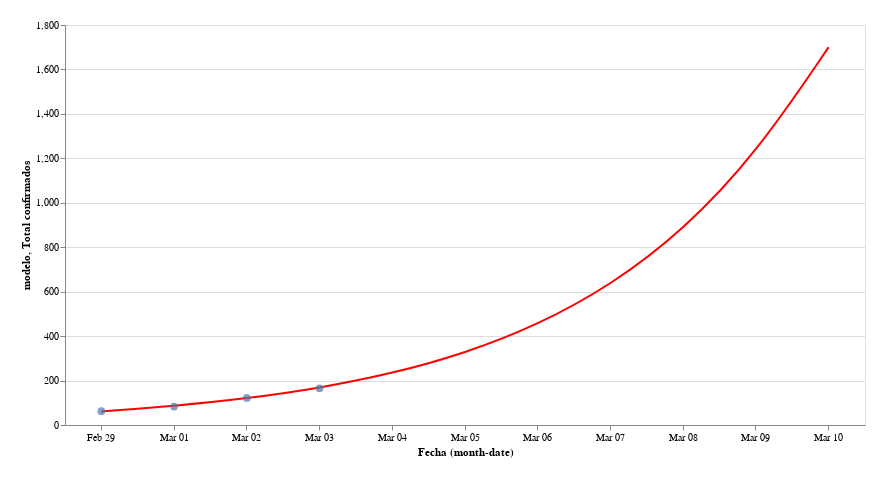

Notebook source saved alongside this figure:
### Markdown cell above
## Real (puntos) y predicción (curva)

### Code cell
#collapse

import requests
import pandas as pd
from io import BytesIO
import numpy as np
import altair as alt
import datetime

# get data
response = requests.get('https://docs.google.com/spreadsheet/ccc?key=1FwOXbkWeuS1LHrKxhSfepGtsgQ6iIEQZmWig_JKo8z0&output=csv')
assert response.status_code == 200, 'Wrong status code'
data = response.content
df = pd.read_csv(BytesIO(data), parse_dates=['Fecha'], dayfirst=True)

df = df[30:34][['Fecha','Total confirmados']]
df['dias'] = np.array(range(len(df)))
df['log(Total confirmados)'] = np.log(df['Total confirmados'])
df = df.reset_index(drop=True)

y = np.array(df['log(Total confirmados)'])
x = np.array(df['dias'])
a,b = np.polyfit(x, y, 1, w=np.sqrt(y))

preds = []
pred_span = 7
for i in range(len(x)+pred_span):
    log_pred = a*i + b
    pred = np.e**log_pred
    preds.append(pred)
    
df['modelo'] = preds[0:len(x)]

for ii in range(pred_span):
    i = ii+len(x)
    df.loc[i,'Fecha'] = df.loc[i-1,'Fecha'] + datetime.timedelta(days=1)
    df.loc[i,'dias'] = df.loc[i-1,'dias']
    df.loc[i,'modelo'] = preds[ii+len(x)]
    
source = df
nearest = alt.selection(type='single', nearest=True, on='mouseover',
                        fields=['modelo'], empty='none')

# The basic line
line = alt.Chart(source).mark_line(interpolate='basis').encode(
    x='monthdate(Fecha):O',
    y='modelo:Q',
    color=alt.value("#FF0000")
)

scatter = alt.Chart(source).mark_circle(size=60).encode(
    x='monthdate(Fecha):O',
    y='Total confirmados',
    tooltip=['Total confirmados']
).interactive()

# Transparent selectors across the chart. This is what tells us
# the x-value of the cursor
selectors = alt.Chart(source).mark_point().encode(
    x='monthdate(Fecha):O',
    opacity=alt.value(0),
).add_selection(
    nearest
)

# Draw points on the line, and highlight based on selection
points = line.mark_point().encode(
    opacity=alt.condition(nearest, alt.value(1), alt.value(0))
)

# Draw text labels near the points, and highlight based on selection
text = line.mark_text(align='left', dx=5, dy=-5).encode(
    text=alt.condition(nearest, 'modelo:Q', alt.value(' '))
)

# Draw a rule at the location of the selection
rules = alt.Chart(source).mark_rule(color='gray').encode(
    x='monthdate(Fecha):O',
).transform_filter(
    nearest
)


# Put the five layers into a chart and bind the data
alt.layer(
    line, selectors, points, rules, text, scatter
).properties(
    width=800, height=400
).configure(
    padding=20
)

### Figure 1 — Vega-Lite specification as saved in the notebook (floating-point values rounded to 4 significant figures)
{"config": {"view": {"continuousWidth": 400, "continuousHeight": 300}, "padding": 20}, "layer": [{"mark": {"type": "line", "interpolate": "basis"}, "encoding": {"color": {"value": "#FF0000"}, "x": {"type": "ordinal", "field": "Fecha", "timeUnit": "monthdate"}, "y": {"type": "quantitative", "field": "modelo"}}}, {"mark": "point", "encoding": {"opacity": {"value": 0}, "x": {"type": "ordinal", "field": "Fecha", "timeUnit": "monthdate"}}, "selection": {"selector003": {"type": "single", "nearest": true, "on": "mouseover", "fields": ["modelo"], "empty": "none"}}}, {"mark": "point", "encoding": {"color": {"value": "#FF0000"}, "opacity": {"condition": {"value": 1, "selection": "selector003"}, "value": 0}, "x": {"type": "ordinal", "field": "Fecha", "timeUnit": "monthdate"}, "y": {"type": "quantitative", "field": "modelo"}}}, {"mark": {"type": "rule", "color": "gray"}, "encoding": {"x": {"type": "ordinal", "field": "Fecha", "timeUnit": "monthdate"}}, "transform": [{"filter": {"selection": "selector003"}}]}, {"mark": {"type": "text", "align": "left", "dx": 5, "dy": -5}, "encoding": {"color": {"value": "#FF0000"}, "text": {"condition": {"type": "quantitative", "field": "modelo", "selection": "selector003"}, "value": " "}, "x": {"type": "ordinal", "field": "Fecha", "timeUnit": "monthdate"}, "y": {"type": "quantitative", "field": "modelo"}}}, {"mark": {"type": "circle", "size": 60}, "encoding": {"tooltip": [{"type": "quantitative", "field": "Total confirmados"}], "x": {"type": "ordinal", "field": "Fecha", "timeUnit": "monthdate"}, "y": {"type": "quantitative", "field": "Total confirmados"}}, "selection": {"selector004": {"type": "interval", "bind": "scales", "encodings": ["x", "y"]}}}], "data": {"name": "data-dde6ea23c11b9d7570a46df039b97fc3"}, "height": 400, "width": 800, "$schema": "https://vega.github.io/schema/vega-lite/v4.0.2.json", "datasets": {"data-dde6ea23c11b9d7570a46df039b97fc3": [{"Fecha": "2020-02-29T00:00:00", "Total confirmados": 62.0, "dias": 0.0, "log(Total confirmados)": 4.127, "modelo": 61.29}, {"Fecha": "2020-03-01T00:00:00", "Total confirmados": 83.0, "dias": 1.0, "log(Total confirmados)": 4.419, "modelo": 85.45}, {"Fecha": "2020-03-02T00:00:00", "Total confirmados": 122.0, "dias": 2.0, "log(Total confirmados)": 4.804, "modelo": 119.1}, {"Fecha": "2020-03-03T00:00:00", "Total confirmados": 165.0, "dias": 3.0, "log(Total confirmados)": 5.106, "modelo": 166.1}, {"Fecha": "2020-03-04T00:00:00", "Total confirmados": null, "dias": 3.0, "log(Total confirmados)": null, "modelo": 231.5}, {"Fecha": "2020-03-05T00:00:00", "Total confirmados": null, "dias": 3.0, "log(Total confirmados)": null, "modelo": 322.8}, {"Fecha": "2020-03-06T00:00:00", "Total confirmados": null, "dias": 3.0, "log(Total confirmados)": null, "modelo": 450.1}, {"Fecha": "2020-03-07T00:00:00", "Total confirmados": null, "dias": 3.0, "log(Total confirmados)": null, "modelo": 627.4}, {"Fecha": "2020-03-08T00:00:00", "Total confirmados": null, "dias": 3.0, "log(Total confirmados)": null, "modelo": 874.8}, {"Fecha": "2020-03-09T00:00:00", "Total confirmados": null, "dias": 3.0, "log(Total confirmados)": null, "modelo": 1220.0}, {"Fecha": "2020-03-10T00:00:00", "Total confirmados": null, "dias": 3.0, "log(Total confirmados)": null, "modelo": 1700.0}]}}
